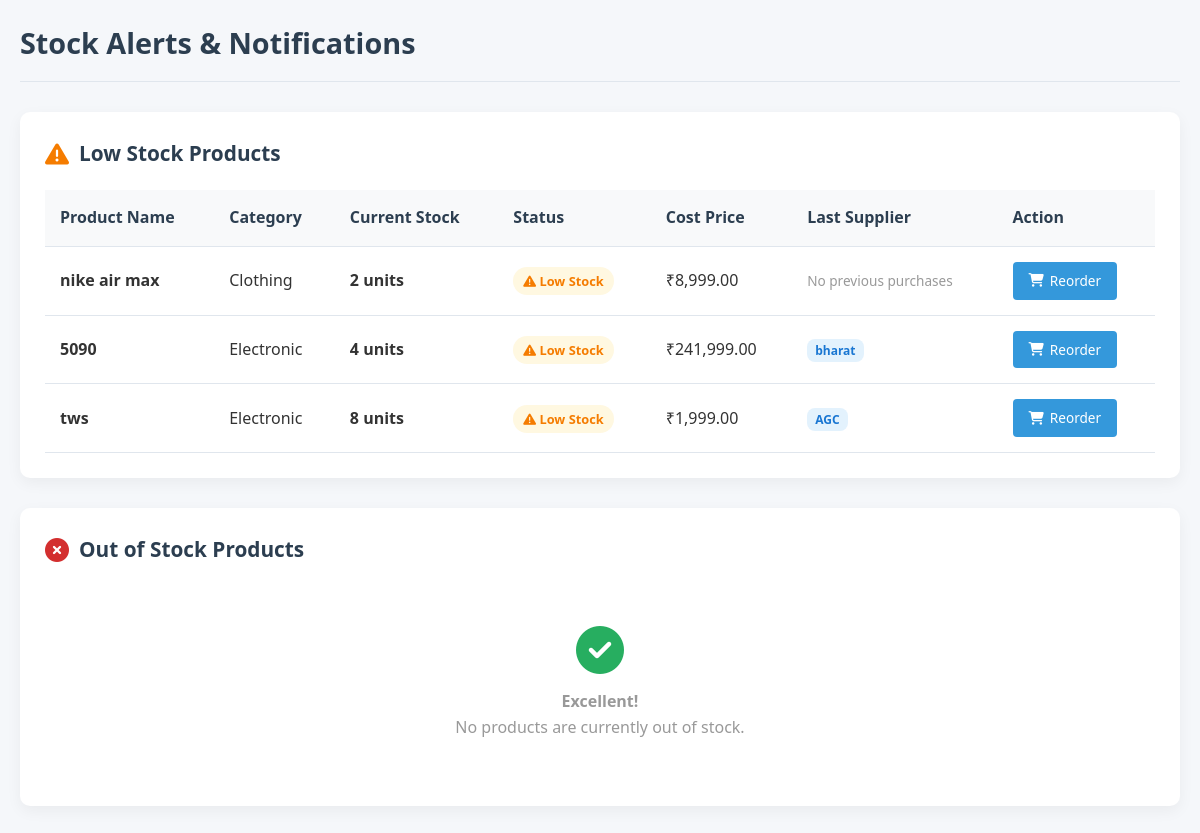
The app's page /low_stock_alerts.php (signed in) with its own data.
### tables this page shows
CREATE TABLE IF NOT EXISTS `products` (
  `id` int NOT NULL AUTO_INCREMENT,
  `admin_id` int NOT NULL DEFAULT '1',
  `name` varchar(255) NOT NULL,
  `category_id` int NOT NULL,
  `supplier_id` int DEFAULT NULL,
  `cost_price` decimal(10,2) DEFAULT '0.00' COMMENT 'What you paid to supplier (GST inclusive)',
  `has_mrp` tinyint(1) DEFAULT '0' COMMENT 'Does product have printed MRP?',
  `mrp` decimal(10,2) DEFAULT NULL COMMENT 'Maximum Retail Price (only if has_mrp=true)',
  `profit_margin` decimal(10,2) DEFAULT '0.00' COMMENT 'Your profit per unit',
  `selling_price` decimal(10,2) DEFAULT '0.00' COMMENT 'Final customer price',
  `price` decimal(10,2) DEFAULT '0.00',
  `stock` int DEFAULT '0',
  `description` text,
  `created_at` timestamp NULL DEFAULT CURRENT_TIMESTAMP,
  PRIMARY KEY (`id`),
  KEY `category_id` (`category_id`),
  KEY `supplier_id` (`supplier_id`),
  KEY `idx_products_admin` (`admin_id`)
);

CREATE TABLE IF NOT EXISTS `categories` (
  `id` int NOT NULL AUTO_INCREMENT,
  `admin_id` int NOT NULL DEFAULT '1',
  `name` varchar(255) NOT NULL,
  `description` text,
  `gst_rate` decimal(5,2) DEFAULT '0.00',
  PRIMARY KEY (`id`),
  KEY `idx_categories_admin` (`admin_id`)
);

CREATE TABLE IF NOT EXISTS `suppliers` (
  `id` int NOT NULL AUTO_INCREMENT,
  `admin_id` int NOT NULL DEFAULT '1',
  `name` varchar(255) NOT NULL,
  `email` varchar(100) DEFAULT NULL,
  `phone` varchar(20) DEFAULT NULL,
  `street_address` varchar(255) DEFAULT NULL,
  `city` varchar(100) DEFAULT NULL,
  `pin_code` varchar(20) DEFAULT NULL,
  `state` varchar(100) DEFAULT NULL,
  PRIMARY KEY (`id`),
  KEY `idx_suppliers_admin` (`admin_id`)
);

### low_stock_alerts.php (the view, shortened to what this page needs)
<?php
require 'db.php';
$admin_id = $_SESSION['admin_id'];
$stmt = $conn->prepare("
    SELECT
        p.id,
        p.name,
        p.stock,
        p.cost_price,
        p.selling_price,
        c.name as category_name,
        s.id as last_supplier_id,
        s.name as last_supplier_name
    FROM products p
    LEFT JOIN categories c ON p.category_id = c.id
    LEFT JOIN (
        SELECT
            pi.product_id,
            pu.supplier_id,
            pu.purchase_date
        FROM purchase_items pi
        JOIN purchases pu ON pi.purchase_id = pu.id
        WHERE pu.admin_id = ?
        ORDER BY pu.purchase_date DESC, pu.id DESC
    ) AS last_purchase ON p.id = last_purchase.product_id
    LEFT JOIN suppliers s ON last_purchase.supplier_id = s.id
    WHERE p.admin_id = ? AND p.stock > 0 AND p.stock <= 20
    GROUP BY p.id
    ORDER BY p.stock ASC, p.name
");
$stmt->bind_param('ii', $admin_id, $admin_id);
$stmt->execute();
$low_stock = $stmt->get_result();
$stmt = $conn->prepare("
    SELECT
        p.id,
        p.name,
        p.stock,
        p.cost_price,
        p.selling_price,
        c.name as category_name,
        s.id as last_supplier_id,
        s.name as last_supplier_name
    FROM products p
    LEFT JOIN categories c ON p.category_id = c.id
    LEFT JOIN (
        SELECT
            pi.product_id,
            pu.supplier_id,
            pu.purchase_date
        FROM purchase_items pi
        JOIN purchases pu ON pi.purchase_id = pu.id
        WHERE pu.admin_id = ?
        ORDER BY pu.purchase_date DESC, pu.id DESC
    ) AS last_purchase ON p.id = last_purchase.product_id
    LEFT JOIN suppliers s ON last_purchase.supplier_id = s.id
    WHERE p.admin_id = ? AND p.stock = 0
    GROUP BY p.id
    ORDER BY p.name
");
$stmt->bind_param('ii', $admin_id, $admin_id);
$stmt->execute();
$out_of_stock = $stmt->get_result();
?>
<!DOCTYPE html>
<html lang="en">
<head>
    <link rel="stylesheet" href="https://cdnjs.cloudflare.com/ajax/libs/font-awesome/6.4.0/css/all.min.css">
</head>
<body>
    <div class="header">
        <h2 class="page-title"> Stock Alerts & Notifications</h2>
    </div>
    <div class="content-section">
        <div class="section-header">
            <h3 class="section-title">
                <i class="fas fa-exclamation-triangle warning-icon"></i>
                Low Stock Products
            </h3>
        </div>
        <?php if($low_stock->num_rows > 0): ?>
            <?php $low_stock->data_seek(0); ?>
            <table>
                <thead>
                    <tr>
                        <th>Product Name</th>
                        <th>Category</th>
                        <th>Current Stock</th>
                        <th>Status</th>
                        <th>Cost Price</th>
                        <th>Last Supplier</th>
                        <th>Action</th>
                    </tr>
                </thead>
                <tbody>
                    <?php while($product = $low_stock->fetch_assoc()): ?>
                    <tr>
                        <td><strong><?= htmlspecialchars($product['name']) ?></strong></td>
                        <td><?= htmlspecialchars($product['category_name']) ?></td>
                        <td><strong><?= $product['stock'] ?> units</strong></td>
                        <td>
                            <span class="stock-badge stock-low">
                                <i class="fas fa-exclamation-triangle"></i> Low Stock
                            </span>
                        </td>
                        <td>₹<?= number_format($product['cost_price'], 2) ?></td>
                        <td>
                            <?php if($product['last_supplier_name']): ?>
                                <span class="supplier-badge"><?= htmlspecialchars($product['last_supplier_name']) ?></span>
                            <?php else: ?>
                                <span style="color: #999; font-size: 0.85rem;">No previous purchases</span>
                            <?php endif; ?>
                        </td>
                        <td>
                            <a href="javascript:void(0)"
                               onclick="reorderProduct(<?= $product['id'] ?>, '<?= htmlspecialchars($product['name'], ENT_QUOTES) ?>', <?= $product['last_supplier_id'] ?? 'null' ?>, '<?= htmlspecialchars($product['last_supplier_name'] ?? '', ENT_QUOTES) ?>', <?= $product['cost_price'] ?>)"
                               class="action-btn">
                                <i class="fas fa-shopping-cart"></i> Reorder
                            </a>
                        </td>
                    </tr>
                    <?php endwhile; ?>
                </tbody>
            </table>
        <?php endif; ?>
    </div>
    <div class="content-section">
        <div class="section-header">
            <h3 class="section-title">
                <i class="fas fa-times-circle danger-icon"></i>
                Out of Stock Products
            </h3>
        </div>
        <?php if($out_of_stock->num_rows > 0): ?>
            <?php $out_of_stock->data_seek(0); ?>
            <table>
                <thead>
                    <tr>
                        <th>Product Name</th>
                        <th>Category</th>
                        <th>Current Stock</th>
                        <th>Status</th>
                        <th>Cost Price</th>
                        <th>Last Supplier</th>
                        <th>Action</th>
                    </tr>
                </thead>
                <tbody>
                    <?php while($product = $out_of_stock->fetch_assoc()): ?>
                    <tr>
                        <td><strong><?= htmlspecialchars($product['name']) ?></strong></td>
                        <td><?= htmlspecialchars($product['category_name']) ?></td>
                        <td><strong><?= $product['stock'] ?> units</strong></td>
                        <td>
                            <span class="stock-badge stock-out">
                                <i class="fas fa-times-circle"></i> Out of Stock
                            </span>
                        </td>
                        <td>₹<?= number_format($product['cost_price'], 2) ?></td>
                        <td>
                            <?php if($product['last_supplier_name']): ?>
                                <span class="supplier-badge"><?= htmlspecialchars($product['last_supplier_name']) ?></span>
                            <?php else: ?>
                                <span style="color: #999; font-size: 0.85rem;">No previous purchases</span>
                            <?php endif; ?>
                        </td>
                        <td>
                            <a href="javascript:void(0)"
                               onclick="reorderProduct(<?= $product['id'] ?>, '<?= htmlspecialchars($product['name'], ENT_QUOTES) ?>', <?= $product['last_supplier_id'] ?? 'null' ?>, '<?= htmlspecialchars($product['last_supplier_name'] ?? '', ENT_QUOTES) ?>', <?= $product['cost_price'] ?>)"
                               class="action-btn">
                                <i class="fas fa-shopping-cart"></i> Reorder Now
                            </a>
                        </td>
                    </tr>
                    <?php endwhile; ?>
                </tbody>
            </table>
        <?php else: ?>
            <div class="no-data">
                <i class="fas fa-check-circle"></i>
                <p><strong>Excellent!</strong></p>
                <p>No products are currently out of stock.</p>
            </div>
        <?php endif; ?>
    </div>
</body>
</html>

### low_stock_alerts.php (style rules this page uses)
* { margin: 0; padding: 0; box-sizing: border-box; font-family: 'Segoe UI', Tahoma, Geneva, Verdana, sans-serif; }
body { background-color: #f5f7fa; color: #333; line-height: 1.6; padding: 20px; }
.header { display: flex; justify-content: space-between; align-items: center; margin-bottom: 30px; padding-bottom: 15px; border-bottom: 1px solid #e0e6ed; }
.page-title { font-size: 1.8rem; color: #2c3e50; }
.content-section { background: white; border-radius: 10px; padding: 25px; margin-bottom: 30px; box-shadow: 0 5px 15px rgba(0, 0, 0, 0.05); }
.section-header { display: flex; justify-content: space-between; align-items: center; margin-bottom: 20px; }
.section-title { font-size: 1.3rem; color: #2c3e50; display: flex; align-items: center; gap: 10px; }
.warning-icon { color: #f57c00; font-size: 1.5rem; }
.danger-icon { color: #d32f2f; font-size: 1.5rem; }
table { width: 100%; border-collapse: collapse; }
table th, table td { padding: 15px; text-align: left; border-bottom: 1px solid #e0e6ed; }
table th { background-color: #f8f9fa; font-weight: 600; color: #2c3e50; }
.stock-badge { padding: 5px 10px; border-radius: 20px; font-size: 0.8rem; font-weight: 600; }
.stock-low { background-color: #fff8e1; color: #f57c00; }
.action-btn { padding: 8px 16px; border: none; border-radius: 4px; font-size: 0.85rem; cursor: pointer; background-color: #3498db; color: white; text-decoration: none; display: inline-flex; align-items: center; gap: 6px; transition: all 0.3s; }
.supplier-badge { background: #e3f2fd; color: #1976d2; padding: 3px 8px; border-radius: 8px; font-size: 0.75rem; font-weight: 600; }
.no-data { text-align: center; padding: 40px; color: #999; }
.no-data i { font-size: 3rem; margin-bottom: 15px; color: #27ae60; }

### records on screen
products: name "nike air max", category.name "Clothing", stock "2", cost_price "8,999.00", shows "No previous purchases"
products: name "5090", category.name "Electronic", stock "4", cost_price "241,999.00", suppliers.name "bharat"
products: name "tws", category.name "Electronic", stock "8", cost_price "1,999.00", suppliers.name "AGC"
